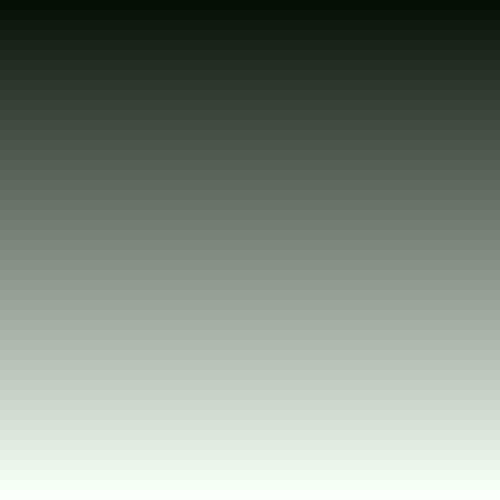
Frame 1 (no input)
Frame 60 (the mouse pressed at the canvas centre just before this capture): identical to frame 1, image omitted
Frame 120 (the mouse held since frame 60 and released just before this capture): identical to frame 1, image omitted

The Processing sketch that drew this single still picture (run headless with seeded random() and noise(); from frame 60 on, the mouse is pressed at the canvas centre):

// Processing sketch: ISoG3c
// ── ISoG3c.pde
void setup() {
//  colorMode(gray);
  size(500, 500);
  noStroke();
}

int isog = 5;
int isogheight = 0;

void draw() {
  for (int i=0; i < 50; i++) {
    fill(isog, isog + 10, isog);
    rect(0, isogheight, 500, 20);
    isog = isog + 5;
    isogheight = isogheight + 10;
  }
}
